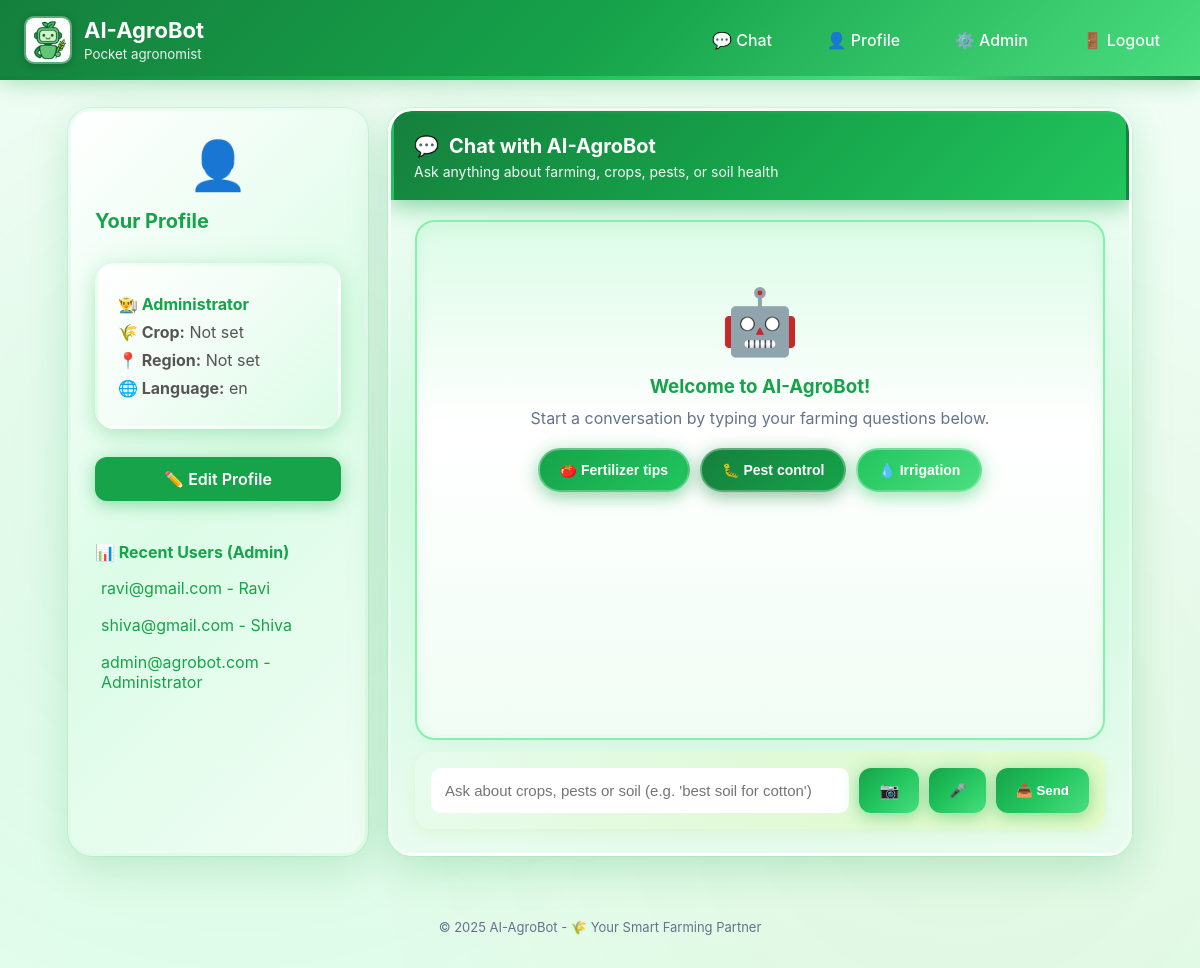
The page /chat (signed in) on the database its author committed.
### database.py (models this page shows)
class User(UserMixin, db.Model):
    __tablename__ = "users"
    id = db.Column(db.Integer, primary_key=True)
    email = db.Column(db.String(200), unique=True, nullable=False)
    password = db.Column(db.String(200), nullable=False)
    name = db.Column(db.String(100))
    role = db.Column(db.String(20), default="farmer")
    primary_crop = db.Column(db.String(100))
    region = db.Column(db.String(100))
    preferred_language = db.Column(db.String(20), default="en")

### app.py (the view)
@app.route("/chat")
@login_required
def chat():
    recent_users = []
    if current_user.role == "admin":
        recent_users = User.query.order_by(User.id.desc()).limit(20).all()
    return render_template("index.html", recent_users=recent_users)

### app.py (called while the page is built)
@login_manager.user_loader
def load_user(user_id):
    return db.session.get(User, int(user_id))

### templates/index.html (shortened to what this page needs)
{% extends "base.html" %}
{% block content %}
<div class="container">
  <aside class="sidebar">
    <div style="text-align: center; margin-bottom: 15px;">
      <div style="font-size: 48px; margin-bottom: 5px;">👤</div>
    </div>
    <h3>Your Profile</h3>
    {% if current_user.is_authenticated %}
      <div style="background: linear-gradient(135deg, #ffffff, #f0fdf4, #dcfce7); padding: 20px; border-radius: 20px; margin-bottom: 18px; border: 3px solid transparent; box-shadow: 0 6px 16px rgba(22,163,74,0.18), 0 0 30px rgba(34,197,94,0.12);">
        <p style="margin: 8px 0;"><strong style="color: var(--brand);">👨‍🌾 {{ current_user.name or current_user.email }}</strong></p>
        <p style="margin: 8px 0; color: #555;"><strong>🌾 Crop:</strong> {{ current_user.primary_crop or "Not set" }}</p>
        <p style="margin: 8px 0; color: #555;"><strong>📍 Region:</strong> {{ current_user.region or "Not set" }}</p>
        <p style="margin: 8px 0; color: #555;"><strong>🌐 Language:</strong> {{ current_user.preferred_language or "en" }}</p>
      </div>
      <a class="btn" href="{{ url_for('profile') }}" style="width: 100%; text-align: center;">✏️ Edit Profile</a>
    {% else %}
      <p><a href="{{ url_for('login') }}">Login</a> to save chat & see profile.</p>
    {% endif %}
    {% if recent_users %}
      <h4 style="color: var(--brand); margin-bottom: 10px;">📊 Recent Users (Admin)</h4>
      <ul class="user-list">
        {% for u in recent_users %}
          <li><a href="{{ url_for('admin_view_user', user_id=u.id) }}">{{ u.email }} - {{ u.name or '—' }}</a></li>
        {% endfor %}
      </ul>
    {% endif %}
  </aside>
  <section class="chat-panel">
    <div style="background: linear-gradient(135deg, #15803d, #16a34a, #22c55e); padding: 20px; border-radius: 20px 20px 0 0; margin: -24px -24px 20px; border: 3px solid transparent; border-bottom: none; box-shadow: 0 6px 20px rgba(22,163,74,0.35), 0 0 40px rgba(34,197,94,0.25); position: relative; overflow: hidden;">
      <h2 style="margin: 0; color: white; font-size: 20px; display: flex; align-items: center; gap: 10px;">
        <span>💬</span> Chat with AI-AgroBot
      </h2>
      <p style="margin: 5px 0 0; color: rgba(255,255,255,0.95); font-size: 14px;">Ask anything about farming, crops, pests, or soil health</p>
    </div>
    <div id="messages" class="messages" aria-live="polite">
      <div style="text-align: center; color: var(--muted); padding: 40px 20px;">
        <div style="font-size: 64px; margin-bottom: 15px;">🤖</div>
        <h3 style="color: var(--brand); margin: 0 0 10px;">Welcome to AI-AgroBot!</h3>
        <p style="margin: 0;">Start a conversation by typing your farming questions below.</p>
        <div style="display: flex; gap: 10px; justify-content: center; flex-wrap: wrap; margin-top: 20px; position: relative; z-index: 500;">
          <button type="button" onclick="document.getElementById('msg').value='What is the best fertilizer for tomatoes?'; document.getElementById('sendBtn').click();" style="background: linear-gradient(135deg, #16a34a, #22c55e); color: white; border: 2px solid rgba(255,255,255,0.3); padding: 12px 20px; border-radius: 28px; cursor: pointer; font-size: 14px; font-weight: 600; box-shadow: 0 6px 16px rgba(22,163,74,0.35), 0 0 20px rgba(22,163,74,0.15); transition: all 0.4s ease; position: relative; z-index: 600;">🍅 Fertilizer tips</button>
          <button type="button" onclick="document.getElementById('msg').value='How to prevent pest attacks?'; document.getElementById('sendBtn').click();" style="background: linear-gradient(135deg, #15803d, #16a34a); color: white; border: 2px solid rgba(255,255,255,0.3); padding: 12px 20px; border-radius: 28px; cursor: pointer; font-size: 14px; font-weight: 600; box-shadow: 0 6px 16px rgba(21,128,61,0.35), 0 0 20px rgba(21,128,61,0.15); transition: all 0.4s ease; position: relative; z-index: 600;">🐛 Pest control</button>
          <button type="button" onclick="document.getElementById('msg').value='Best irrigation methods'; document.getElementById('sendBtn').click();" style="background: linear-gradient(135deg, #22c55e, #4ade80); color: white; border: 2px solid rgba(255,255,255,0.3); padding: 12px 20px; border-radius: 28px; cursor: pointer; font-size: 14px; font-weight: 600; box-shadow: 0 6px 16px rgba(34,197,94,0.35), 0 0 20px rgba(34,197,94,0.15); transition: all 0.4s ease; position: relative; z-index: 600;">💧 Irrigation</button>
        </div>
      </div>
    </div>
    <form id="chatForm" class="chat-form" onsubmit="return false;">
        <input id="msg" aria-label="Type your question" placeholder="Ask about crops, pests or soil (e.g. 'best soil for cotton')" autocomplete="off">
        <label for="imageInput" class="btn" style="cursor: pointer;" title="Upload Image for Analysis">
            📷
        </label>
        <button id="voiceBtn" type="button" class="btn" title="Voice Input">🎤</button>
        <button id="sendBtn" type="button" class="btn">📤 Send</button>
    </form>
  </section>
</div>
{% endblock %}

### templates/base.html (shortened to what this page needs)
<!doctype html>
<html lang="en">
<head>
  <link rel="stylesheet" href="{{ url_for('static', filename='style.css') }}">
</head>
<body>
  <div class="body-pattern"></div>
  <header class="topbar">
    <div class="brand">
      <img src="{{ url_for('static', filename='bot.png') }}" class="logo" alt="bot">
      <div>
        <h1>AI-AgroBot</h1>
        <small>Pocket agronomist</small>
      </div>
    </div>
    <nav class="nav">
      <a href="{{ url_for('chat') }}">💬 Chat</a>
      {% if current_user.is_authenticated %}
        <a href="{{ url_for('profile') }}">👤 Profile</a>
        {% if current_user.role == 'admin' %}<a href="{{ url_for('admin_dashboard') }}">⚙️ Admin</a>{% endif %}
        <a href="{{ url_for('logout') }}">🚪 Logout</a>
      {% else %}
        <a href="{{ url_for('login') }}">🔐 Login</a>
        <a href="{{ url_for('register') }}">🌱 Register</a>
      {% endif %}
    </nav>
  </header>
  <main class="main">
    {% block content %}{% endblock %}
  </main>
  <footer class="footer">
    <p style="color: var(--muted);">© 2025 AI-AgroBot - 🌾 Your Smart Farming Partner</p>
  </footer>
</body>
</html>

### static/style.css (style rules this page uses)
:root { --brand:#16a34a;--brand-light:#22c55e;--brand-dark:#15803d;--muted:#64748b;--sky:#4ade80;--sky-light:#86efac;--sky-dark:#16a34a;--gold:#86efac;--gold-light:#bbf7d0;--gold-dark:#22c55e;--bg:#f0fdf4;--card:#ffffff;--gradient-start:#16a34a;--gradient-end:#4ade80;--accent:#86efac;--light-green:#dcfce7;--cream:#f0fdf4 }
* { box-sizing:border-box }
body { font-family:Inter,system-ui,Segoe UI,Roboto,Arial;margin:0;background:var(--bg);color:#111;position:relative }
.body-pattern { position:fixed;top:0;left:0;width:100%;height:100%;background-image:radial-gradient(circle at 20% 50%,rgba(22,163,74,0.06) 0%,transparent 50%),radial-gradient(circle at 80% 80%,rgba(217,119,6,0.04) 0%,transparent 50%);z-index:-1;pointer-events:none }
.topbar { display:flex;align-items:center;justify-content:space-between;padding:16px 24px;background:linear-gradient(135deg,var(--brand-dark) 0%,var(--brand) 50%,var(--sky) 100%);box-shadow:0 4px 20px rgba(22,163,74,0.3);position:relative }
.topbar::after { content:'';position:absolute;bottom:0;left:0;right:0;height:4px;background:linear-gradient(90deg,var(--brand-dark) 0%,var(--brand) 25%,var(--brand-light) 50%,var(--sky) 75%,var(--brand-dark) 100%);animation:shimmer 3s infinite linear }
.brand { display:flex;align-items:center;gap:12px }
.brand h1 { color:white;font-size:22px;margin:0 }
.brand small { color:rgba(255,255,255,0.9) }
.logo { width:48px;height:48px;border-radius:10px;border:2px solid rgba(255,255,255,0.3);box-shadow:0 2px 8px rgba(0,0,0,0.2) }
.nav a { margin-left:18px;color:rgba(255,255,255,0.95);text-decoration:none;font-weight:500;padding:8px 16px;border-radius:6px;transition:all 0.3s ease }
.main { max-width:1100px;margin:28px auto;padding:0 18px }
.container { display:grid;grid-template-columns:300px 1fr;gap:20px }
.sidebar { background:linear-gradient(135deg,#ffffff 0%,var(--light-green) 50%,var(--cream) 100%);padding:24px;border-radius:24px;box-shadow:0 12px 40px rgba(22,163,74,0.18),0 0 0 1px rgba(74,222,128,0.15);border:3px solid transparent;background-clip:padding-box;position:relative }
.sidebar h3 { color:var(--brand);margin-top:0;font-size:20px;border-bottom:2px solid var(--accent-green);padding-bottom:10px }
.sidebar p { color:#333;margin:8px 0 }
.sidebar .btn { background:var(--brand);width:100%;margin-top:10px }
.chat-panel { display:flex;flex-direction:column;background:linear-gradient(to bottom,#ffffff 0%,var(--light-green) 50%,var(--cream) 100%);padding:24px;border-radius:24px;box-shadow:0 12px 40px rgba(22,163,74,0.22),0 0 0 1px rgba(74,222,128,0.15);border:3px solid transparent;position:relative;overflow:hidden }
.chat-panel::before { content:'';position:absolute;top:-50%;left:-50%;width:200%;height:200%;background:radial-gradient(circle,rgba(34,197,94,0.1) 0%,rgba(74,222,128,0.06) 40%,transparent 70%);animation:rotate 20s linear infinite }
.messages { background:linear-gradient(to bottom,var(--light-green) 0%,#ffffff 40%,var(--cream) 100%);height:520px;border-radius:20px;padding:20px;overflow:auto;border:2px solid var(--accent);box-shadow:inset 0 4px 16px rgba(22,163,74,0.08),0 4px 12px rgba(74,222,128,0.06) }
.chat-form { display:flex;gap:10px;margin-top:12px;padding:16px;background:linear-gradient(135deg,#f0fdf4 0%,#ecfccb 100%);border-radius:16px;border:2px solid var(--sage);box-shadow:0 4px 12px rgba(132,204,22,0.1) }
.chat-form input { flex:1;padding:14px;border-radius:10px;border:2px solid var(--accent-green);background:white;font-size:15px;transition:all 0.3s ease }
.btn,button { background:linear-gradient(135deg,var(--brand) 0%,var(--brand-light) 50%,var(--sky) 100%);color:white;border:none;padding:12px 20px;border-radius:12px;cursor:pointer;transition:all 0.4s cubic-bezier(0.4,0,0.2,1);text-decoration:none;display:inline-block;font-weight:600;box-shadow:0 4px 16px rgba(22,163,74,0.35),0 0 20px rgba(74,222,128,0.15) }
.footer { padding:20px;text-align:center;color:var(--muted);font-size:13px;margin-top:30px }
.user-list { list-style:none;padding:0;margin:10px 0 }
.user-list li { margin:5px 0 }
.user-list a { color:var(--brand);text-decoration:none;padding:6px;display:block;border-radius:6px;transition:background 0.3s }

### rows shown on the page
User: name "Administrator", primary_crop "Not set", region "Not set", preferred_language "en", email "admin@agrobot.com"
User: email "ravi@gmail.com", name "Ravi"
User: email "shiva@gmail.com", name "Shiva"
